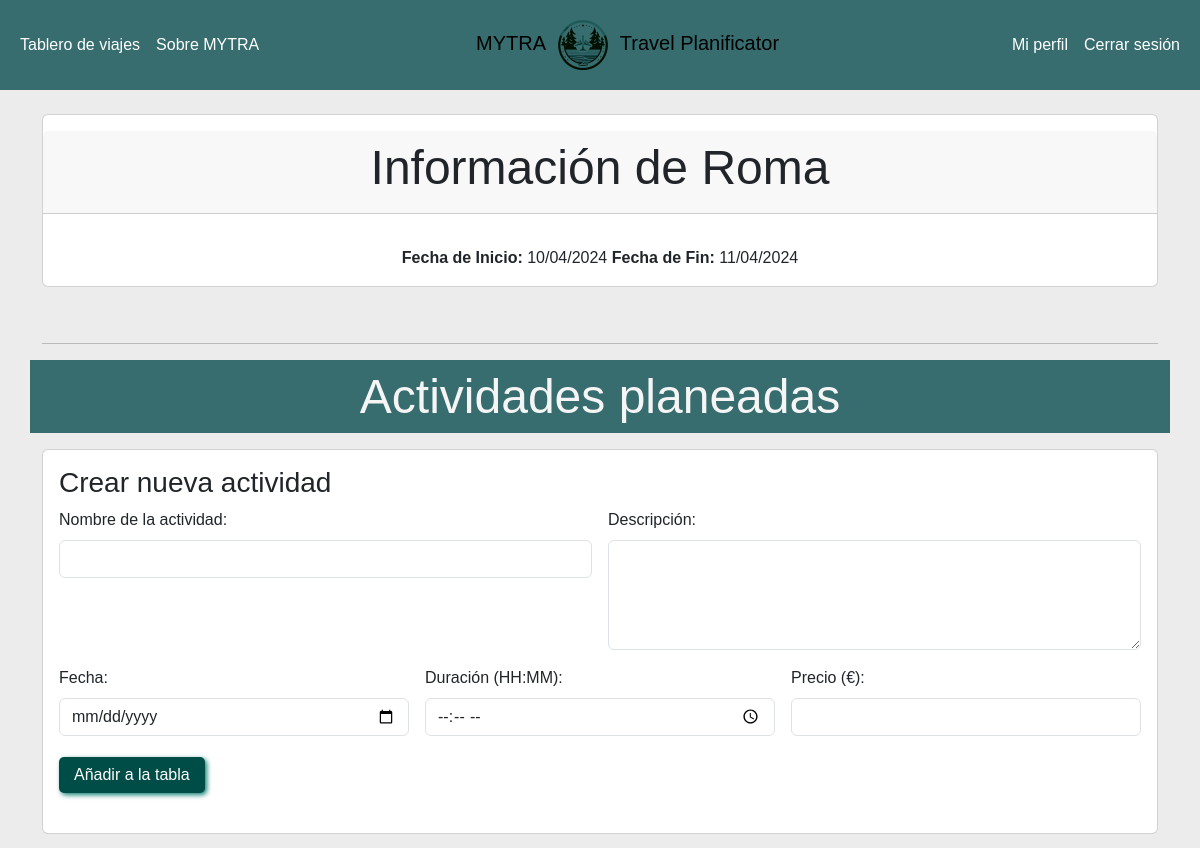
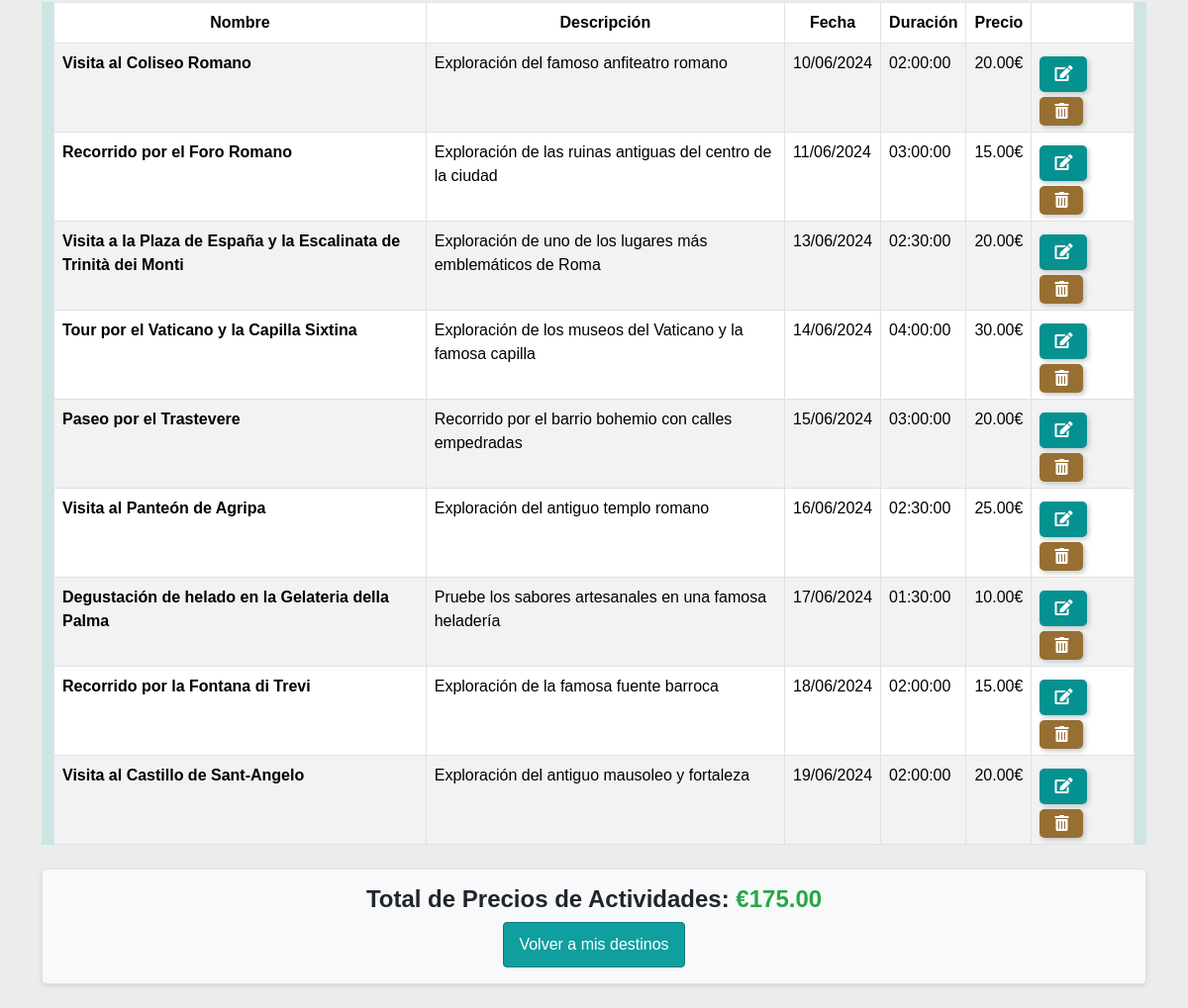
The app's page /View/gestionActividades.php?id_destino=6&id_viaje=2 (signed in) with its own data (2 pictures, top to bottom).
### tables this page shows
CREATE TABLE Destinos (
    id_destino INT PRIMARY KEY AUTO_INCREMENT NOT NULL,
    nombre_destino VARCHAR(100) NOT NULL,
    fecha_inicio DATE NOT NULL,
    fecha_fin DATE NOT NULL,
    id_viaje INT,
    CONSTRAINT id_viaje_fk FOREIGN KEY (id_viaje)
        REFERENCES Viajes (id_viaje)
         ON DELETE CASCADE
);

CREATE TABLE Actividades (
    id_actividad INT PRIMARY KEY AUTO_INCREMENT NOT NULL,
    nombre_actividad VARCHAR(100) NOT NULL,
    descripcion TEXT,
    fecha DATE,
    duracion TIME,
    Precio DECIMAL(10 , 2 ),
    id_destino INT,
    CONSTRAINT id_destino_fk FOREIGN KEY (id_destino)
        REFERENCES Destinos (id_destino)
         ON DELETE CASCADE
);

### Model/Conexion.php (called while the page is built, shortened)
<?php
function crearConexion(){
    $host = "localhost";
    $user = "root";
    $password = "";
    $database = "travelplanificator";
    $conexion = mysqli_connect($host,$user,$password,$database);
    return $conexion;
}

### Controller/DestinoController.php (called while the page is built, shortened)
<?php
require_once __DIR__ . '/../model/DestinoModel.php';
class DestinoController{
    private $destinoModel;
    public function __construct(){
        $this->destinoModel = new DestinoModel();
    }
    public function obtenerDestinoPorIdController($idDestino){
        return $this->destinoModel->obtenerDestinoPorIdModel($idDestino);
    }
}

### Model/DestinoModel.php (called while the page is built, shortened)
<?php
require_once __DIR__ . '/Conexion.php';
class DestinoModel{
    private $db;
    public function __construct(){
        $this->db = crearConexion();
    }
    public function obtenerDestinoPorIdModel($idDestino){
        $sql = "SELECT * FROM Destinos WHERE id_destino = ?";
        if($stmt = $this->db->prepare($sql)){
            $stmt->bind_param("i", $idDestino);
            $stmt->execute();
            $resultado = $stmt->get_result();
            if($destino = $resultado->fetch_assoc()){
                return $destino;
            }else{
                return null;
            }
        }else{
            return null;
        }
    }
}

### Controller/ActividadController.php (called while the page is built, shortened)
<?php
require_once __DIR__ . '/../model/ActividadModel.php';
class ActividadController {
    private $actividadModel;
    public function __construct() {
        $this->actividadModel = new ActividadModel();
    }
    public function obtenerActividadesPorDestinoController($idActividad) {
        return $this->actividadModel->obtenerActividadesPorDestinoModel($idActividad);
    }
    public function calcularTotalPrecioPorDestinoController($idDestino) {
        return $this->actividadModel->calcularTotalPrecioPorDestinoModel($idDestino);
    }
}

### Model/ActividadModel.php (called while the page is built, shortened)
<?php
require_once __DIR__ . '/Conexion.php';
class ActividadModel {
    private $db;
    public function __construct() {
        $this->db = crearConexion();
    }
    public function obtenerActividadesPorDestinoModel($idDestino) {
        $sql = "SELECT * FROM Actividades WHERE id_destino = ?";
        $actividades = [];
        if($stmt = $this->db->prepare($sql)){
            $stmt->bind_param("i", $idDestino);
            if($stmt->execute()){
                $resultado = $stmt->get_result();
                while($fila = $resultado->fetch_assoc()){
                    $actividades[] = $fila;
                }
                return $actividades;
            }else{
                $stmt->close();
                return false;
            }
        }else{
            return false;
        }
    }
    public function calcularTotalPrecioPorDestinoModel($idDestino){
    $sql = "SELECT SUM(Precio) AS total_precios FROM actividades WHERE id_destino = $idDestino";
    $resultado = mysqli_query($this->db, $sql);
    if($resultado) {
        $fila = mysqli_fetch_assoc($resultado);
        return $fila['total_precios'];
    } else {
        return 0;
    }
    }
}

### View/gestionActividades.php (the view, shortened to what this page needs)
<?php
require_once __DIR__ . '/../controller/DestinoController.php';
require_once __DIR__ . '/../controller/ActividadController.php';
$destinoController = new DestinoController();
$actividadController = new ActividadController();
$idDestino= isset($_GET['id_destino']) ? (int) $_GET['id_destino'] : null;
$idViaje= isset($_GET['id_viaje']) ? (int) $_GET['id_viaje'] : null;
if ($idDestino) {
    $destino = $destinoController->obtenerDestinoPorIdController($idDestino);
    $actividades = $actividadController->obtenerActividadesPorDestinoController($idDestino);
    $fechaInicioDestino = date('d/m/Y', strtotime($destino['fecha_inicio']));
    $fechaFinDestino = date('d/m/Y', strtotime($destino['fecha_fin']));
} else {
    $_SESSION['mensaje'] = "No se ha especificado el destino.";
    header("Location: ./gestionViaje.php");
    exit;
}
$totalPrecios = $actividadController->calcularTotalPrecioPorDestinoController($idDestino);
?>
<!DOCTYPE html>
<html lang="en">
<head>
     <link href="https://cdn.jsdelivr.net/npm/bootstrap@5.3.3/dist/css/bootstrap.min.css" rel="stylesheet">
    <link rel="stylesheet" href="https://cdnjs.cloudflare.com/ajax/libs/font-awesome/5.15.4/css/all.min.css">
    <link rel="stylesheet" href="../assets/css/btn.css">
    <link rel="stylesheet" href="../assets/css/gestionActividades.css">
</head>
<body style="background: #ececec;">
<?php include './navbar.php'; ?>
<div class="container">
    <div class="row mb-3 informacion-viaje mb-0 mt-4">
        <div class="col text-center">
            <div class="card">
                <div class="card-header my-3">
                <h2 class="display-5">Información de <?php echo htmlspecialchars($destino['nombre_destino']); ?></h2>
                </div>
                <div class="card-body">
                <span><strong>Fecha de Inicio:</strong> <?php echo $fechaInicioDestino; ?></span>
                <span><strong>   Fecha de Fin:</strong> <?php echo $fechaFinDestino ?></span>
                </div>
            </div>
        </div>
    </div>
<br><hr>
    <div class="row mb-3" style="background: #376d6f;">
        <div class="col text-center">
            <h2 class="display-5 mt-2 mb-2" style="color: #f5f5f5;">Actividades planeadas</h2>
        </div>
    </div>
<div class="card">
    <div class="card-body">
    <h3 class="card-title">Crear nueva actividad</h3>
    <form action="../Controller/CrearActividad.php" class="row g-3" method='POST'>
        <div class="col-md-6">
            <label for="nombre_actividad" class="form-label">Nombre de la actividad:</label>
            <input type="text" id="nombre_actividad" class="form-control" name="nombre_actividad" required>
        </div>
        <div class="col-md-6">
            <label for="descripcion" class="form-label">Descripción:</label>
            <textarea name="descripcion" class="form-control" id="descripcion" rows="4"></textarea>
        </div>
        <div class="col-md-4">
            <label for="fecha" class="form-label">Fecha:</label>
            <input type="date" class="form-control" id="fecha" name="fecha" required>
        </div>
        <div class="col-md-4">
            <label for="duracion" class="form-label">Duración (HH:MM):</label>
            <input type="time" class="form-control" id="duracion" name="duracion" required>
        </div>
        <div class="col-md-4">
            <label for="Precio" class="form-label">Precio (€):</label>
            <input type="number" class="form-control" id="Precio" name="Precio" step="0.01" required>
        </div>
        <div class="col-12">
            <button type="submit" class="btn-primary mb-4">Añadir a la tabla</button>
        </div>
    </form>
    </div>
</div>
<div class="container" style="background: #16b3a623;">
    <table class="table table-striped table-hover table-bordered mt-3 tabla-actividades">
        <thead class="thead-dark text-center" id="cabecera" >
            <tr>
                <th>Nombre</th>
                <th>Descripción</th>
                <th>Fecha</th>
                <th>Duración</th>
                <th>Precio</th>
                <th style="min-width: 70px;"></th>
            </tr>
        </thead>
        <tbody>
            <?php foreach ($actividades as $actividad) :
                $fechaActividadFormateada = date('d/m/Y', strtotime($actividad['fecha']));
            ?>
                <tr>
                    <td><b><?php echo htmlspecialchars($actividad['nombre_actividad'])?></b></td>
                    <td><?php echo htmlspecialchars($actividad['descripcion'])?></td>
                    <td><?php echo $fechaActividadFormateada; ?></td>
                    <td><?php echo htmlspecialchars($actividad['duracion'])?></td>
                    <td><?php echo htmlspecialchars($actividad['Precio'])?>€</td>
                    <td>
                    <button class="btn-editar-act btn-editar mb-2"
                    data-id-actividad="<?= $actividad['id_actividad'] ?>"
                    data-nombre="<?= htmlspecialchars($actividad['nombre_actividad'])?>"
                    data-descripcion="<?= htmlspecialchars($actividad['descripcion'])?>"
                    data-fecha="<?=htmlspecialchars($actividad['fecha']) ?>"
                    data-duracion="<?=htmlspecialchars($actividad['duracion'])?>"
                    data-precio="<?=htmlspecialchars($actividad['Precio']) ?>" >
                    <i class="fas fa-edit"></i>
                    </button>
                    <a href="../Controller/EliminarActividad.php?id_actividad=<?= $actividad['id_actividad'] ?>&id_destino=<?= $idDestino?>" class="btn-eliminar-act btn-eliminar" onclick="return confirm('¿Estás seguro de querer eliminar esta actividad?');">
                        <i class="fas fa-trash-alt"></i>
                    </a>
                </td>
                </tr>
            <?php endforeach; ?>
        </tbody>
    </table>
</div>
    <div class="container total-precios my-4 py-3">
        <h3 class="total-precio-texto text-center">Total de Precios de Actividades:
            <span class="precio-cifra">€<?php echo htmlspecialchars($totalPrecios); ?></span>
        </h3>
        <div class="text-center">
            <a href="./gestionViaje.php?id_viaje=<?= $idViaje ?>&id_destino=<?= $idDestino ?>" class="input-tablero">Volver a mis destinos</a>
        </div>
    </div>
</div>
</body>
</html>

### assets/css/btn.css (style rules this page uses)
* { font-family: "Poppins", sans-serif; }
body { background-color: #ececec; }
.btn-eliminar { margin-top: 5px !important; padding: 6px 15px !important; cursor: pointer !important; text-align: center !important; background-color: #976f33 !important; color: #ffffff !important; border-radius: 5px !important; border: none !important; transition: background-color 0.3s ease, box-shadow 0.3s ease !important; box-shadow: 2px 2px 5px #c2c5c5 !important; }
.btn-editar { margin-top: 5px !important; padding: 6px 15px !important; cursor: pointer !important; text-align: center; background-color: #069191 !important; color: #ffffff !important; border-radius: 5px !important; border: none !important; transition: background-color 0.3s ease, box-shadow 0.3s ease !important; box-shadow: 2px 2px 5px #c2c5c5 !important; }
.btn-primary { margin-top: 5px !important; padding: 6px 15px !important; cursor: pointer !important; text-align: center !important; background-color: #004D47 !important; color: #ffffff !important; border-radius: 5px !important; border: none !important; transition: background-color 0.3s, box-shadow 0.3s !important; box-shadow: 2px 2px 5px #128277 !important; }

### assets/css/gestionActividades.css (style rules this page uses)
* { font-family: "Poppins", sans-serif; }
.input-tablero { background-color: #109e9e; border: 1px solid #0d7979; color: white; text-align: center; padding: 10px 15px; text-decoration: none; display: inline-block; border-radius: 0.25rem; transition: background-color 0.2s, border-color 0.2s; }
.total-precios { background: #f8f9fa; border: 1px solid #dee2e6; border-radius: 5px; box-shadow: 0 2px 4px rgba(0, 0, 0, 0.1); }
.total-precio-texto { font-size: 1.5em; font-weight: bold; }
.precio-cifra { color: #28a745; }

### records on screen
destinos: nombre_destino "Roma", fecha_inicio "10/04/2024", fecha_fin "11/04/2024"
actividades: nombre_actividad "Visita al Coliseo Romano", descripcion "Exploración del famoso anfiteatro romano", fecha "10/06/2024", duracion "02:00:00", Precio "20.00"
actividades: nombre_actividad "Recorrido por el Foro Romano", descripcion "Exploración de las ruinas antiguas del centro de la ciudad", fecha "11/06/2024", duracion "03:00:00", Precio "15.00"
actividades: nombre_actividad "Visita a la Plaza de España y la Escalinata de Trinità dei Monti", descripcion "Exploración de uno de los lugares más emblemáticos de Roma", fecha "13/06/2024", duracion "02:30:00", Precio "20.00"
actividades: nombre_actividad "Tour por el Vaticano y la Capilla Sixtina", descripcion "Exploración de los museos del Vaticano y la famosa capilla", fecha "14/06/2024", duracion "04:00:00", Precio "30.00"
actividades: nombre_actividad "Paseo por el Trastevere", descripcion "Recorrido por el barrio bohemio con calles empedradas", fecha "15/06/2024", duracion "03:00:00", Precio "20.00"
actividades: nombre_actividad "Visita al Panteón de Agripa", descripcion "Exploración del antiguo templo romano", fecha "16/06/2024", duracion "02:30:00", Precio "25.00"
actividades: nombre_actividad "Degustación de helado en la Gelateria della Palma", descripcion "Pruebe los sabores artesanales en una famosa heladería", fecha "17/06/2024", duracion "01:30:00", Precio "10.00"
actividades: nombre_actividad "Recorrido por la Fontana di Trevi", descripcion "Exploración de la famosa fuente barroca", fecha "18/06/2024", duracion "02:00:00", Precio "15.00"
actividades: nombre_actividad "Visita al Castillo de Sant-Angelo", descripcion "Exploración del antiguo mausoleo y fortaleza", fecha "19/06/2024", duracion "02:00:00", Precio "20.00"

### other values on screen
$totalPrecios "175.00"
